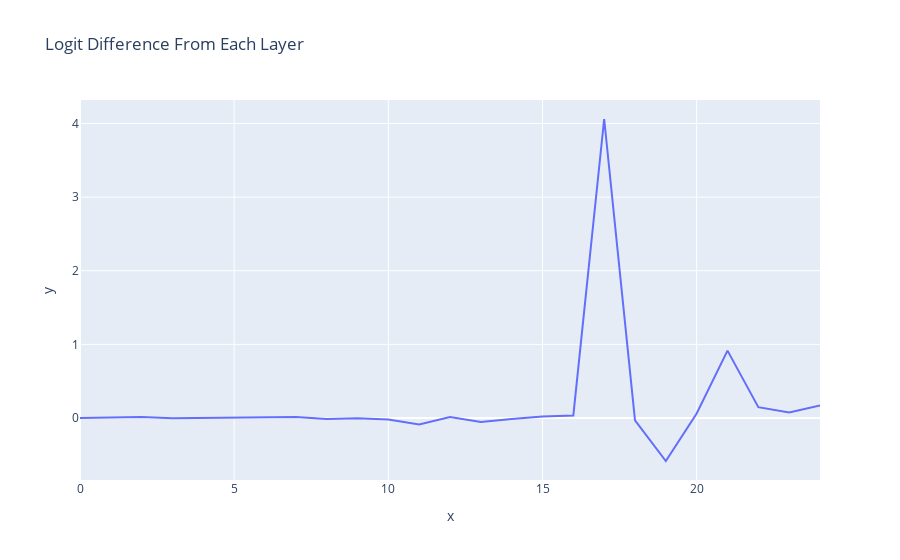

Notebook code cell kept with this figure:
### Markdown cell above
### Layer Attribution

### Code cell
per_layer_residual, labels = clean_cache.decompose_resid(layer=-1, pos_slice=-1, return_labels=True)
per_layer_logit_diffs = residual_stack_to_logit_diff(per_layer_residual, logit_diff_directions, prompts, clean_cache)
line(per_layer_logit_diffs, hover_name=labels, title="Logit Difference From Each Layer")

### Figure 1 — Plotly figure (JSON) as saved in the notebook; plotly's stock layout.template omitted (floating-point values rounded to 4 significant figures)
{"data": [{"hovertemplate": "x=%{x}<br>y=%{y}<extra></extra>", "legendgroup": "", "line": {"color": "#636efa", "dash": "solid"}, "marker": {"symbol": "circle"}, "mode": "lines", "name": "", "orientation": "v", "showlegend": false, "type": "scatter", "x": [0, 1, 2, 3, 4, 5, 6, 7, 8, 9, 10, 11, 12, 13, 14, 15, 16, 17, 18, 19, 20, 21, 22, 23, 24], "xaxis": "x", "y": [0.0001065, 0.001252, 0.01237, -0.004864, -0.0002485, 0.004114, 0.003215, 0.01296, -0.01395, -0.004799, -0.02105, -0.08751, 0.01166, -0.05442, -0.01274, 0.01913, 0.03474, 4.061, -0.03226, -0.5842, 0.06158, 0.9148, 0.1467, 0.07543, 0.17], "yaxis": "y"}], "layout": {"legend": {"tracegroupgap": 0}, "title": {"text": "Logit Difference From Each Layer"}, "xaxis": {"anchor": "y", "domain": [0, 1], "title": {"text": "x"}}, "yaxis": {"anchor": "x", "domain": [0, 1], "title": {"text": "y"}}}}
